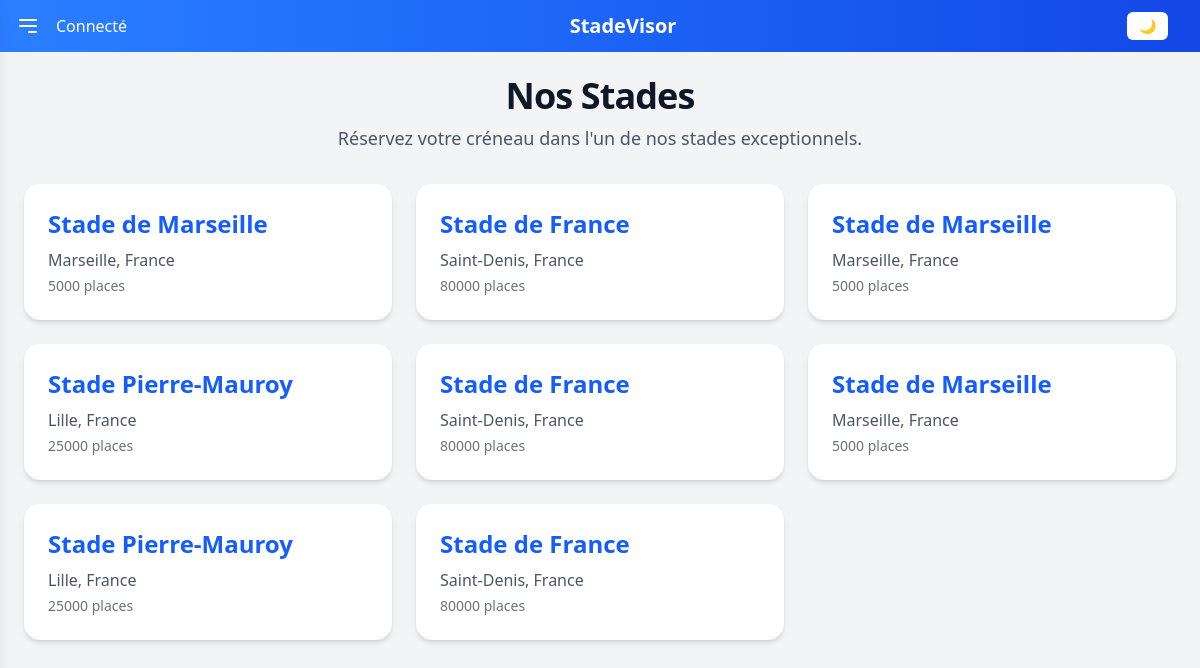
Screenshot of / (signed in) with the database file from the repository.
### tables this page shows
CREATE TABLE stadiums (
    id INTEGER PRIMARY KEY AUTOINCREMENT,
    name TEXT NOT NULL,
    location TEXT NOT NULL,
    capacity INTEGER NOT NULL
);

### app.py (the view)
@app.route("/")
def index():
    user_id = session.get("user_id")
    role = session.get("role")
    conn = get_db_connection()
    stadiums = conn.execute("SELECT * FROM stadiums").fetchall()
    conn.close()
    return render_template("index.html", role=role, stadiums=stadiums)

### app.py (called while the page is built)
def get_db_connection():
    conn = sqlite3.connect(DATABASE)
    conn.row_factory = sqlite3.Row
    return conn

### templates/index.html (shortened to what this page needs)
{% extends 'base.html' %}
{% block content %}
  <div class="animate-fade-in">
    {% if role != 'admin' %}
      <div class="mb-8 text-center">
        <h2 class="text-4xl font-bold text-gray-900 dark:text-white tracking-tight">Nos Stades</h2>
        <p class="mt-2 text-lg text-gray-600 dark:text-gray-400">Réservez votre créneau dans l'un de nos stades exceptionnels.</p>
      </div>
      <div class="grid grid-cols-1 sm:grid-cols-2 lg:grid-cols-3 gap-6 max-w-7xl mx-auto">
        {% for stadium in stadiums %}
          <a href="{{ url_for('stadium_details', stadium_id=stadium.id) }}" class="relative bg-white dark:bg-gray-800 rounded-2xl shadow-md p-6 hover:shadow-xl hover:-translate-y-1 hover:bg-blue-50 dark:hover:bg-gray-700 transition-all duration-300 ease-in-out group">
            <h3 class="text-2xl font-semibold text-blue-600 dark:text-blue-400 group-hover:text-blue-700 dark:group-hover:text-blue-300 transition-colors">{{ stadium.name }}</h3>
            <p class="mt-2 text-gray-600 dark:text-gray-300">{{ stadium.location }}</p>
            <p class="mt-1 text-sm text-gray-500 dark:text-gray-400">{{ stadium.capacity }} places</p>
          </a>
        {% endfor %}
      </div>
    {% endif %}
  </div>
{% endblock %}

### rows the page displays
stadiums: name "Stade de Marseille", location "Marseille, France", capacity "5000"
stadiums: name "Stade de France", location "Saint-Denis, France", capacity "80000"
stadiums: name "Stade de Marseille", location "Marseille, France", capacity "5000"
stadiums: name "Stade Pierre-Mauroy", location "Lille, France", capacity "25000"
stadiums: name "Stade de France", location "Saint-Denis, France", capacity "80000"
stadiums: name "Stade de Marseille", location "Marseille, France", capacity "5000"
stadiums: name "Stade Pierre-Mauroy", location "Lille, France", capacity "25000"
stadiums: name "Stade de France", location "Saint-Denis, France", capacity "80000"
